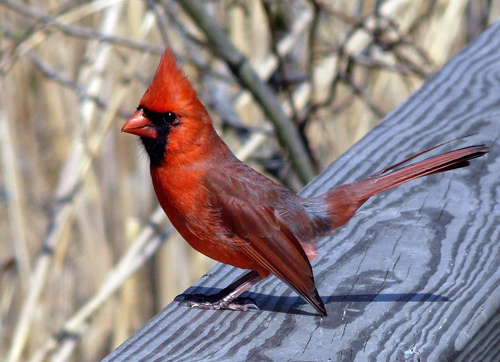
#> input picture dataset_passaros/images/train/Cardinal_0025_17239.jpg, 500 x 362 px
$ python -i cache.py   (imports and definitions only)
#> lines starting #> are read from the running program, lines starting #| are printed output that depends on the picture
#!/usr/bin/env python3
"""
Sistema de Cache de Reconhecimento de Imagens
Evita reprocessamento de imagens já analisadas e aprovadas
"""

import os
import json
import hashlib
import cv2
import numpy as np
from datetime import datetime
from typing import Dict, List, Optional, Tuple
import logging

logger = logging.getLogger(__name__)

class ImageRecognitionCache:
    """Cache para reconhecimento de imagens já analisadas"""

    def __init__(self, cache_file: str = "./image_recognition_cache.json"):
        self.cache_file = cache_file
        self.cache_data = self._load_cache()

    def _load_cache(self) -> Dict:
        """Carrega cache do arquivo"""
        if os.path.exists(self.cache_file):
            try:
                with open(self.cache_file, 'r', encoding='utf-8') as f:
                    return json.load(f)
            except Exception as e:
                logger.error(f"Erro ao carregar cache: {e}")
                return {"images": {}, "species_database": {}}
        return {"images": {}, "species_database": {}}

    # [7 lines left out: function _save_cache, not called in this run]

    def _calculate_image_hash(self, image_path: str) -> str:
        """Calcula hash da imagem para identificação única"""
        try:
            # Ler imagem e calcular hash
            image = cv2.imread(image_path)
#> image is the input picture: shape (362, 500, 3); mean B, G, R 137.1, 135.9, 147.2
            if image is None:
                return ""

            # Converter para escala de cinza e redimensionar para hash consistente
            gray = cv2.cvtColor(image, cv2.COLOR_BGR2GRAY)
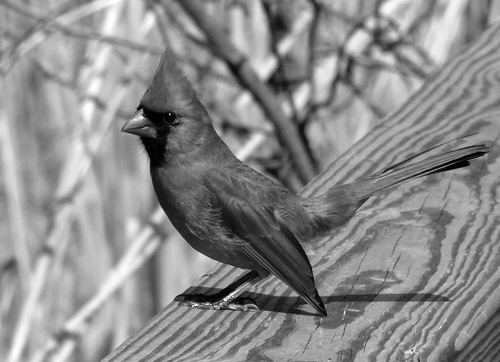
#> gray: shape (362, 500); min 0, max 255, mean 139.4
            resized = cv2.resize(gray, (64, 64))
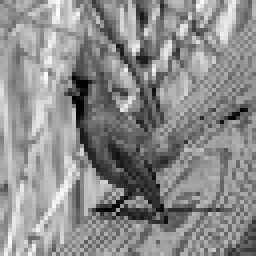
#> resized: shape (64, 64) (shown 4 times larger); min 0, max 251, mean 139.4

            # Calcular hash
            image_bytes = resized.tobytes()
            return hashlib.md5(image_bytes).hexdigest()

        except Exception as e:
            logger.error(f"Erro ao calcular hash da imagem {image_path}: {e}")
            return ""

    # [30 lines left out: function _calculate_similarity, not called in this run]

    def is_image_recognized(self, image_path: str, similarity_threshold: float = 0.8) -> Optional[Dict]:
        """
        Verifica se a imagem já foi reconhecida anteriormente

        Args:
            image_path: Caminho para a imagem
            similarity_threshold: Limiar de similaridade (0.0 a 1.0)

        Returns:
            Dict com informações do reconhecimento ou None se não reconhecida
        """
        if not os.path.exists(image_path):
            return None

        current_hash = self._calculate_image_hash(image_path)
#> current_hash = '0e8c0a1c3dfff005d4c7971d036d3007'
        if not current_hash:
            return None

        # Verificar cache por hash exato
        if current_hash in self.cache_data["images"]:
            cached_info = self.cache_data["images"][current_hash]
            logger.info(f"[ATUALIZACAO] Imagem reconhecida por hash exato: {os.path.basename(image_path)}")
            return cached_info

        # Verificar por similaridade
        for cached_hash, cached_info in self.cache_data["images"].items():
            similarity = self._calculate_similarity(image_path, cached_hash)
            if similarity >= similarity_threshold:
                logger.info(f"[ATUALIZACAO] Imagem reconhecida por similaridade ({similarity:.2f}): {os.path.basename(image_path)}")
                return cached_info

        return None

    # [175 lines left out: functions is_image_rejected, add_rejection_to_cache, add_recognized_image, not called in this run]

    def get_species_statistics(self) -> Dict:
        """Retorna estatísticas das espécies reconhecidas"""
        return self.cache_data["species_database"]

    # [20 lines left out: functions get_recognition_history, clear_cache, export_cache, not called in this run]

# Instância global do cache
image_cache = ImageRecognitionCache()

>>> result = ImageRecognitionCache().is_image_recognized('../../dataset_passaros/images/train/Cardinal_0025_17239.jpg')
